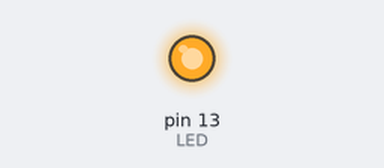
This sketch was run on a simulated Arduino Uno, built with avr-gcc and run on an emulated ATmega328P. Shown: output pins drawn as LEDs (lit = HIGH). What the sketch prints to the serial monitor is not drawn.

Above: at 1.0 s.
At 3.0 s:
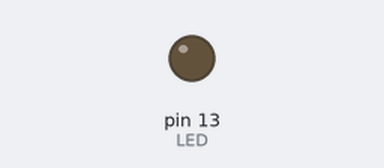
Timing chart, 0 to 5.2 s (numbered marks = the images above):
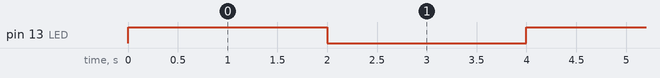

Measured:
- by itself, pin 13 (LED): alternates HIGH for 2.0 s and LOW for 2.0 s

The sketch:

leonardo_test.ino
```cpp
const int LED = 13;

void setup() {
  pinMode(LED, OUTPUT);
  digitalWrite(LED, LOW);
  Serial.begin(9600);
}

void loop() {
  digitalWrite(LED, HIGH);
  delay(2000);
  digitalWrite(LED, LOW);
  delay(2000);
  Serial.println("Success");
}
```
